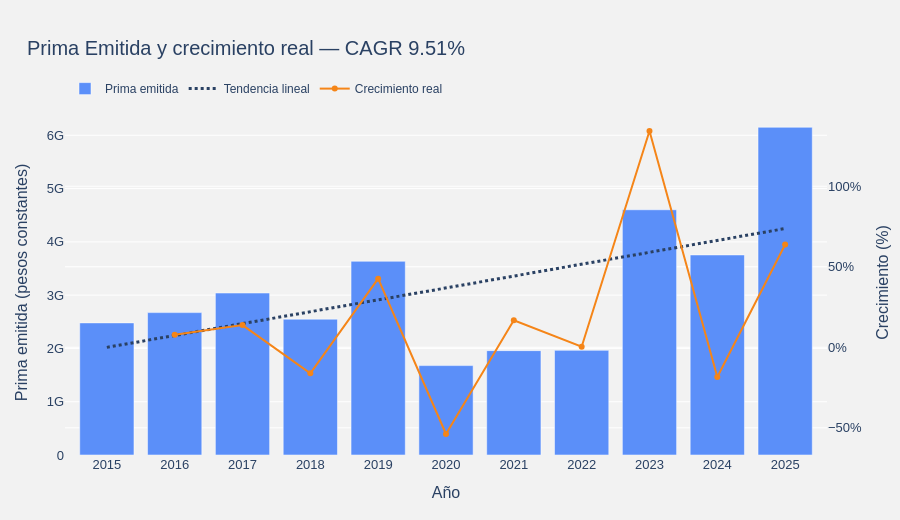

Notebook code for this chart:
### Markdown cell above
### 2.1.1. Mercado total: monto anual y crecimiento de la prima emitida

Se analizan el monto anual de prima emitida, su variación monetaria y su crecimiento real interanual. También se calcula el CAGR y la pendiente de la tendencia lineal en pesos constantes de diciembre de 2025.

### Code cell
# Paleta y estilo gráfico institucional
import plotly.io as pio

COLORES = {
    "navy": "#2A4163",
    "azul": "#5B8FF9",
    "naranja": "#F58518",
    "azul_claro": "#C7D6E6",
    "verde": "#54A24B",
    "violeta": "#B279A2",
    "gris": "#9C9C9C",
    "gris_claro": "#E5E7EB",
    "fondo": "#F2F2F2",
}

COLORES_TIPOS = [
    "#5B8FF9", "#F58518", "#54A24B", "#B279A2",
    "#E45756", "#72B7B2", "#4C78A8", "#FF9DA6",
    "#9C9C9C", "#2A4163", "#BAB0AC", "#B5BD61",
]

pio.templates["reservas"] = pio.templates["plotly_white"]
pio.templates["reservas"].layout.update(
    paper_bgcolor=COLORES["fondo"],
    plot_bgcolor=COLORES["fondo"],
    font=dict(family="Arial", size=13, color=COLORES["navy"]),
    title=dict(font=dict(size=20, color=COLORES["navy"]), x=0.03, xanchor="left"),
    legend=dict(font=dict(size=12), orientation="h", yanchor="bottom", y=1.02, x=0),
    margin=dict(l=65, r=40, t=110, b=65),
    colorway=COLORES_TIPOS,
)
pio.templates["reservas"].layout.xaxis.update(
    showgrid=False,
    zeroline=False,
    showline=False,
)
pio.templates["reservas"].layout.yaxis.update(
    gridcolor="#FFFFFF",
    gridwidth=1,
    zeroline=False,
    showline=False,
)
pio.templates.default = "reservas"

import numpy as np
import plotly.graph_objects as go

# Tabla anual del mercado
columnas = [
    "prima_emitida_ajustada",
    "comision_directa_ajustada",
    "prima_retenida_ajustada",
]
mercado = (
    emision_ajustada.groupby("año", as_index=True)[columnas]
    .sum()
    .sort_index()
)

mercado["variacion_monetaria"] = mercado["prima_emitida_ajustada"].diff()
mercado["crecimiento_real"] = mercado["prima_emitida_ajustada"].pct_change() * 100

primer_anio = mercado.index.min()
ultimo_anio = mercado.index.max()
periodos = ultimo_anio - primer_anio
cagr = (
    mercado.loc[ultimo_anio, "prima_emitida_ajustada"]
    / mercado.loc[primer_anio, "prima_emitida_ajustada"]
) ** (1 / periodos) - 1
cagr *= 100

coeficiente = np.polyfit(
    mercado.index.astype(float),
    mercado["prima_emitida_ajustada"],
    1,
)
pendiente = coeficiente[0]
tendencia = np.polyval(coeficiente, mercado.index.astype(float))

tabla_emitida = mercado[[
    "prima_emitida_ajustada",
    "variacion_monetaria",
    "crecimiento_real",
]].rename(columns={
    "prima_emitida_ajustada": "Prima emitida",
    "variacion_monetaria": "Variación monetaria",
    "crecimiento_real": "Crecimiento real (%)",
})

display(tabla_emitida.style.format({
    "Prima emitida": "{:,.2f}",
    "Variación monetaria": "{:,.2f}",
    "Crecimiento real (%)": "{:.2f}",
}))
print(f"TCAC/CAGR: {cagr:.2f}%")
print(f"Pendiente lineal: {pendiente:,.2f} pesos/año")

anio_max = mercado["crecimiento_real"].idxmax()
anio_min = mercado["crecimiento_real"].idxmin()
print(
    f"Máximo crecimiento: {mercado.loc[anio_max, 'crecimiento_real']:.2f}% en {anio_max}; "
    f"mínimo: {mercado.loc[anio_min, 'crecimiento_real']:.2f}% en {anio_min}."
)

fig = go.Figure()
fig.add_bar(
    x=mercado.index,
    y=mercado["prima_emitida_ajustada"],
    name="Prima emitida",
    marker_color=COLORES["azul"],
)
fig.add_scatter(
    x=mercado.index,
    y=tendencia,
    mode="lines",
    name="Tendencia lineal",
    line=dict(color=COLORES["navy"], dash="dot", width=3),
)
fig.add_scatter(
    x=mercado.index,
    y=mercado["crecimiento_real"],
    mode="lines+markers",
    name="Crecimiento real",
    yaxis="y2",
    line=dict(color=COLORES["naranja"], width=2),
)
fig.update_layout(
    title=f"Prima Emitida y crecimiento real — CAGR {cagr:.2f}%",
    template="reservas",
    height=520,
    legend=dict(orientation="h", y=1.02, x=0),
    yaxis=dict(title="Prima emitida (pesos constantes)", tickformat="~s"),
    yaxis2=dict(title="Crecimiento (%)", overlaying="y", side="right", ticksuffix="%"),
    xaxis=dict(title="Año", dtick=1),
)
fig.show()

### Figure 1 — Plotly figure (JSON) as saved in the notebook; plotly's stock layout.template omitted (floating-point values rounded to 4 significant figures)
{"data": [{"marker": {"color": "#5B8FF9"}, "name": "Prima emitida", "type": "bar", "x": [2015, 2016, 2017, 2018, 2019, 2020, 2021, 2022, 2023, 2024, 2025], "y": [2480000000.0, 2672000000.0, 3040000000.0, 2549000000.0, 3636000000.0, 1678000000.0, 1959000000.0, 1965000000.0, 4603000000.0, 3755000000.0, 6151000000.0]}, {"line": {"color": "#2A4163", "dash": "dot", "width": 3}, "mode": "lines", "name": "Tendencia lineal", "type": "scatter", "x": [2015, 2016, 2017, 2018, 2019, 2020, 2021, 2022, 2023, 2024, 2025], "y": [2020000000.0, 2243000000.0, 2466000000.0, 2689000000.0, 2912000000.0, 3135000000.0, 3358000000.0, 3581000000.0, 3804000000.0, 4027000000.0, 4250000000.0]}, {"line": {"color": "#F58518", "width": 2}, "mode": "lines+markers", "name": "Crecimiento real", "type": "scatter", "x": [2015, 2016, 2017, 2018, 2019, 2020, 2021, 2022, 2023, 2024, 2025], "y": [NaN, 7.764, 13.77, -16.14, 42.63, -53.85, 16.73, 0.3006, 134.3, -18.43, 63.83], "yaxis": "y2"}], "layout": {"height": 520, "legend": {"orientation": "h", "x": 0, "y": 1.02}, "title": {"text": "Prima Emitida y crecimiento real — CAGR 9.51%"}, "xaxis": {"dtick": 1, "title": {"text": "Año"}}, "yaxis": {"tickformat": "~s", "title": {"text": "Prima emitida (pesos constantes)"}}, "yaxis2": {"overlaying": "y", "side": "right", "ticksuffix": "%", "title": {"text": "Crecimiento (%)"}}}}
